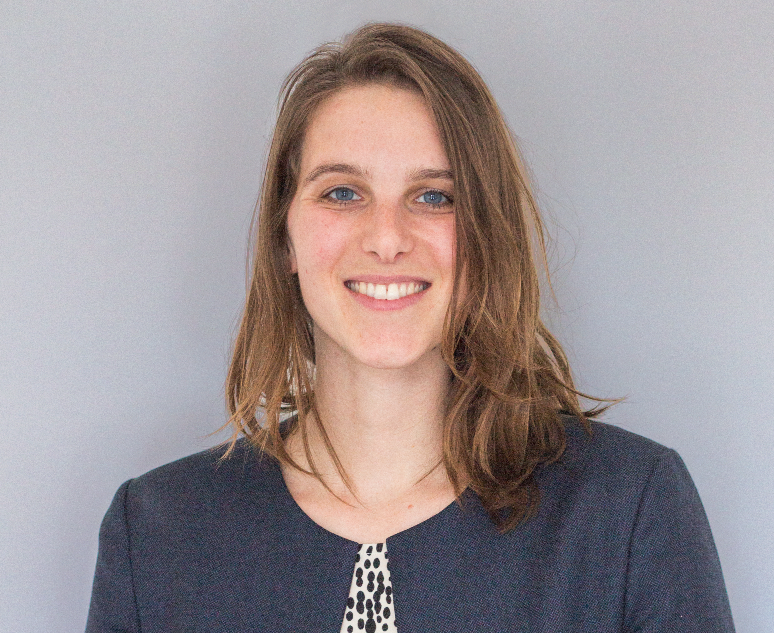
#> input picture images/members/annakeuchenius.png, 774 x 633 px; its folder holds 4 pictures in this run
$ jupyter execute crop_image_to_square.ipynb
#> lines starting #> are read from the running program, lines starting #| are printed output that depends on the picture
[cell 1]
# crop image
from PIL import Image
import glob

width = 600

[cell 2]
images = glob.glob("*.png")
images.extend(glob.glob("*.jpg"))
images.extend(glob.glob("*.jpeg"))

print(images)

[cell 3]
for file_name in images:
    if "_squared" not in file_name:
        im = Image.open(file_name)
#> im is the input picture: PIL image 774x633 RGB; mean R, G, B 156.5, 147.1, 149.5
        w, h = im.size
#> w = 774; h = 633
        if w!=h:
            if w<h:
                width = w
            else:
                width = h
#> width = 633
            cropped_img = im.crop((w//2 - width//2, h//2 - width//2, w//2 + width//2, h//2 + width//2))
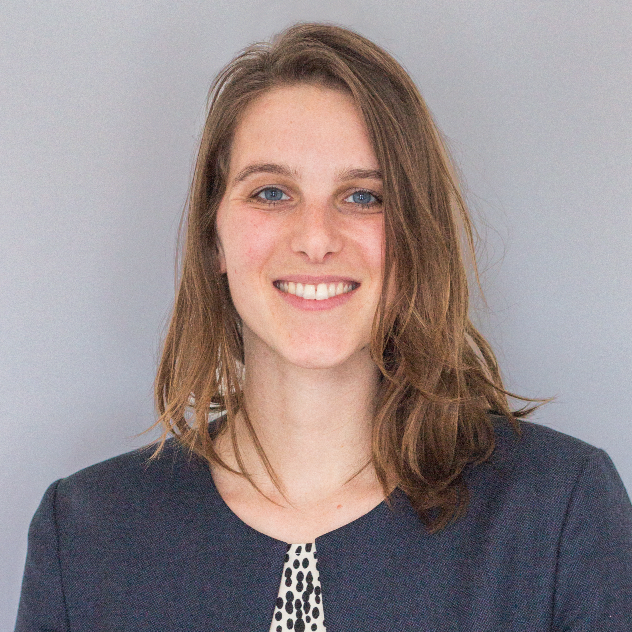
#> cropped_img: PIL image 632x632 RGB; mean R, G, B 149.1, 137.2, 138.1
#> pass 3 of the loop `for file_name in images:`:
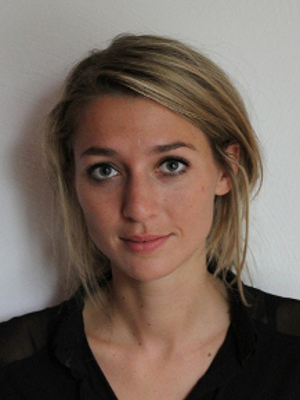
#> input picture images/members/annekroon.png, 300 x 400 px
#> im is the input picture: PIL image 300x400 RGB; mean R, G, B 117.1, 101.4, 91.5
#> `cropped_img = im.crop((w//2 - width//2, h//2 - width//2, w//2 + width/..`:
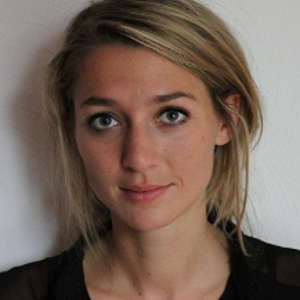
#> cropped_img: PIL image 300x300 RGB; mean R, G, B 118.2, 99.7, 88.5
#> the loop made 4 passes; the first 3 are shown

        else:
            cropped_img = im
        file_name = file_name.replace(".png", '_squared.png')
        file_name = file_name.replace(".jpg", '_squared.jpg')
        file_name = file_name.replace(".jpeg", '_squared.jpeg')
#         cropped_img.show()
        cropped_img.save(file_name)
